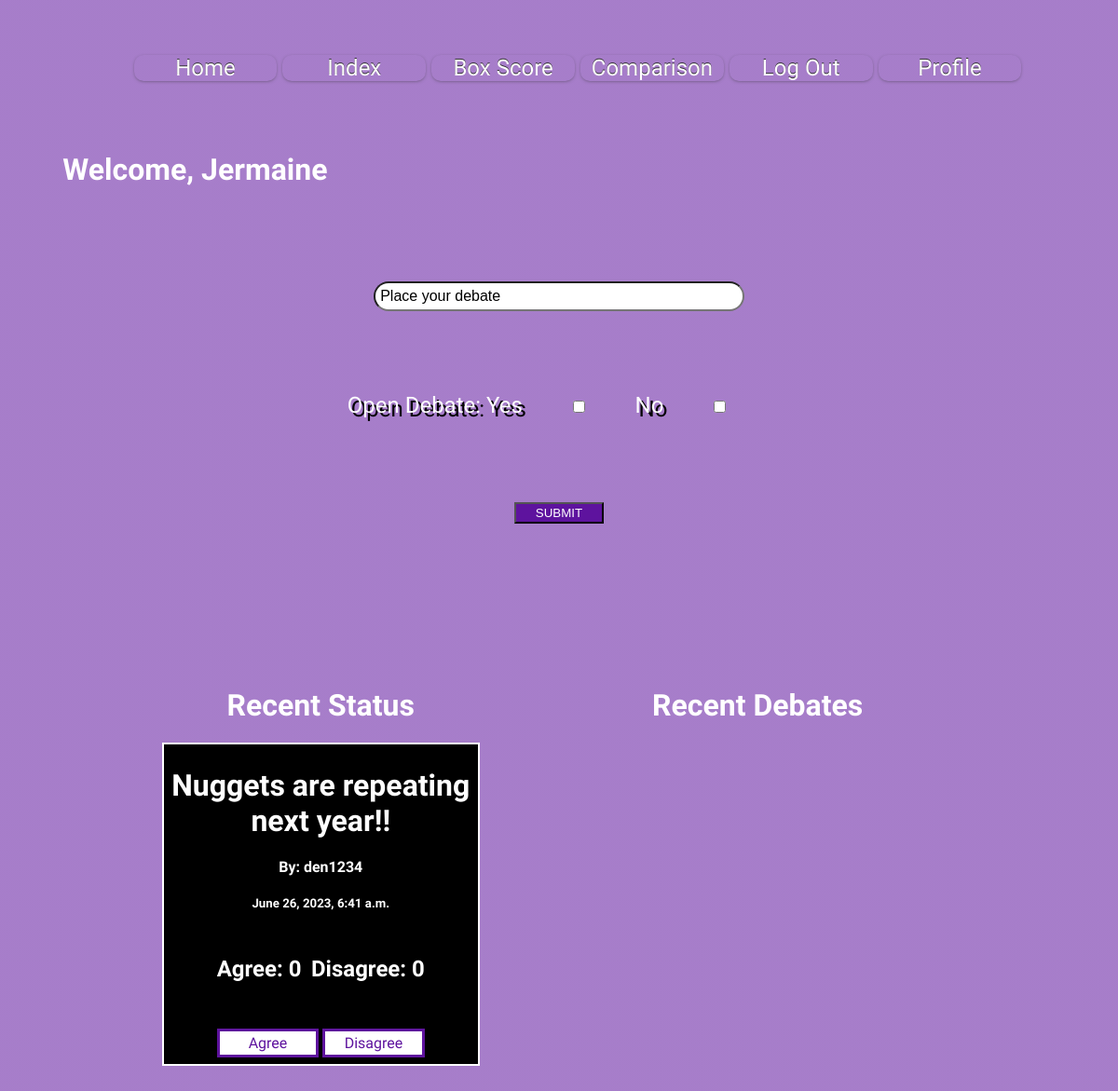
The app's page / (signed in) with its own data.
### myapp/models.py (models this page shows)
class DebateStatus(models.Model):
    user = models.ForeignKey(User, on_delete=models.CASCADE)
    status = models.CharField(max_length=100)
    open_debate = models.BooleanField(default=False)
    created_at = models.DateTimeField(auto_now_add=True)
    agree = models.IntegerField(default=0)
    disagree = models.IntegerField(default=0)
    opinion_total = models.IntegerField(default=0)
    class Meta:
        db_table = 'debateStatus'

### myapp/views.py (the view)
# urls.py: path('', views.home, name='home'),
def home(request):
    if request.user.is_authenticated:
        user_id = request.user.id
        agree_percents = []
        all_status = DebateStatus.objects.exclude(user_id=user_id)
        all_debates = Debate.objects.all().exclude(user_id=user_id)
        for s in all_status:
            if s.opinion_total != 0:
                agree_percents.append(round(100*(s.agree/s.opinion_total)))
            else:
                agree_percents.append(0)
    else:
        all_status = DebateStatus.objects.all()
        all_debates = Debate.objects.all()
        agree_percents =[]
    return render(request, 'home.html', {"all_status": all_status, "all_debates":all_debates, "agree_percents": agree_percents})

### Templates/home.html (shortened to what this page needs)
{% extends 'base.html' %}
{% block content %}
{% if user.is_authenticated %}
<form class="debate_status" action="/submitStatus" method="post">
  <input class="status_bar"type="text" name="status" value="Place your debate"><br>
  <label for="">Open Debate: </label>
  <label for="">Yes</label>
  <input type="checkbox" name="open_debate" value="True">
  <label for="">No</label>
  <input type="checkbox" name="open_debate" value="False">
  <input type="hidden" name="user_id" value="{{user.id}}"><br>
  <input class="status_submit" type="submit" name="submit" value="SUBMIT"><br>
</form>
{% endif %}
<div class="users_activities">
  <div class="recent_status">
    <h1>Recent Status</h1>
    {% for status in all_status %}
    <div class="status_card">
      <h1>{{status.status}}</h1>
      <h4>By: {{status.user.username}}</h4>
      <h5>{{status.created_at}}</h5>
      <div class="approval_count">
        <div class="">
          <h2>Agree: {{status.agree}}</h2>
        </div>
        <div class="">
          <h2>Disagree: {{status.disagree}}</h2>
        </div>
      </div>
      <div class="opinion">
        <a href="statusCount/{{status.id}}&agree" class=""><div class="">Agree</div></a>
        <a href="statusCount/{{status.id}}&disagree" class=""><div class="">Disagree</div></a>
      </div>
    </div>
    {% endfor %}
  </div>
  <div class="user_debates">
    <h1>Recent Debates</h1>
  </div>
</div>
{% endblock %}

### Templates/base.html (shortened to what this page needs)
{% load static %}
<!DOCTYPE html>
<html lang="en" dir="ltr">
  <head>
    <link rel="stylesheet" type="text/css" href="{% static 'myapp/style.css' %}">
  </head>
  <body>
    <div class="main_div">
      <ul class = "nav">
        <li><a href="/">Home</a></li>
        <li><a href="/index/a">Index</a></li>
        <li><a href="/boxscore">Box Score</a></li>
        <li><a href="/comparison">Comparison</a></li>
        {% if user.is_authenticated %}
        <li><a href="/accounts/logout">Log Out</a></li>
        <li><a href="/accounts/profile">Profile</a></li>
        {% else %}
        <li><a href="/accounts/login">Log In</a></li>
        <li><a href="/accounts/register">Register</a></li>
        {% endif %}
      </ul>
      {% if user.is_authenticated%}
      <h1 class="welcome">Welcome, {{user.first_name}}</h1>
      {% endif %}
      {% block content %}
      {% endblock %}
    </div>
  </body>
</html>

### myapp/Static/myapp/style.css (style rules this page uses)
body { background: linear-gradient( rgba(94, 19, 158,.55), rgba(94, 19, 158,.55) ), url(https://sportshub.cbsistatic.com/i/r/2020/05/12/aa3d9c1b-5ecc-4d16-94de-534bd802f6c4/thumbnail/1200x675/662f1450fbba89c876f4dd0e989e6858/bestnbaplayercover.png) no-repeat center center fixed; -webkit-background-size: cover; -moz-background-size: cover; -o-background-size: cover; background-size: cover; font-family: 'Barlow Condensed', sans-serif; }
.main_div { margin: 5%; }
.welcome { font-size: 4vh; margin-bottom: 5%; }
.nav { text-align: center; height: 10vh; font-size: 3vh; }
.debate_status { text-align: center; margin: auto; width:90%; font-size: 3vh; }
.debate_status label { margin-bottom: 5%; color: white; font-size: 3vh; text-shadow: 4px 4px black; }
.status_bar { font-size: 2vh; width: 40%; border-radius: 40px; padding:.5%; }
.status_submit { width:10% !important; background-color: rgba(94, 19, 158); color: white; padding: .2%; }
.users_activities { margin-top: 10%; }
.recent_status { width: 80%; }
.recent_status div { background-color: black; color: white; padding: 1%; }
.status_card { border: 2px solid white; margin-bottom: 5%; }
.opinion a div { display: inline-block; text-align: center; color: rgba(94, 19, 158); background-color: white; border: 3px solid rgba(94, 19, 158); width: 30%; }
.approval_count div { display: inline-block; text-align: center; }
.users_activities { display: grid; grid-template-columns: repeat(2,1fr); width: 80%; margin: 10% auto; text-align: center; }
.nav li { background-image: linear-gradient(blue,rgb(52, 19, 158),0.3); font-weight: 100; color: white; display: inline-block; width: 15%; margin: auto; border-radius: 10px; box-shadow: 0px 1px 4px -2px #333; }
.nav li a { color: white; text-decoration: none; text-shadow: 0px -1px #333; }
h1 { color:white; }
h2 { color: white; }
.player_form label, input { margin: 5% 5%; }
ul { list-style: none; }

### records on screen
DebateStatus: status "Nuggets are repeating next year!!", user.username "den1234", created_at "June 26, 2023, 6:41 a.m.", agree "0", disagree "0"

### other values on screen
{{ user.first_name }} "Jermaine"
